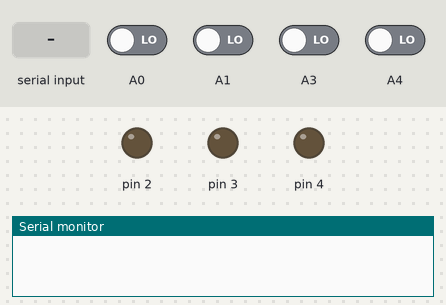
Recording of a sketch running on a simulated Arduino Uno, built with avr-gcc and run on an emulated ATmega328P. Shown: output pins drawn as LEDs (lit = HIGH), the last lines printed to the serial monitor. The inputs (shaded band) are chosen by the test bench; at power-on: A0, A1, A3, A4 LOW.

Above: at 1.2 s.
1.3 s: "Picked_Up\n" received over Serial
At 2.3 s:
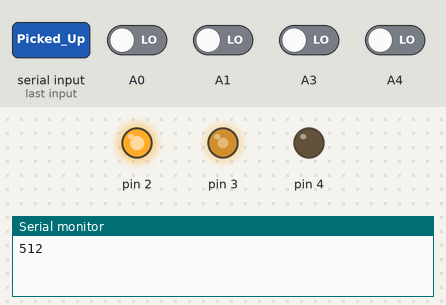
2.8 s: A4 driven HIGH
At 4.0 s:
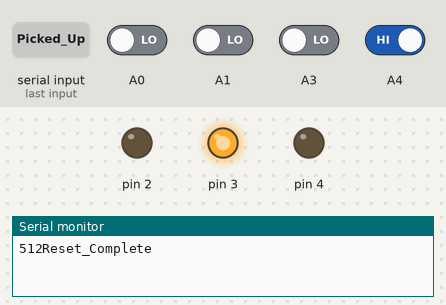
4.3 s: "Start_To_Tea\n" received over Serial
At 4.6 s:
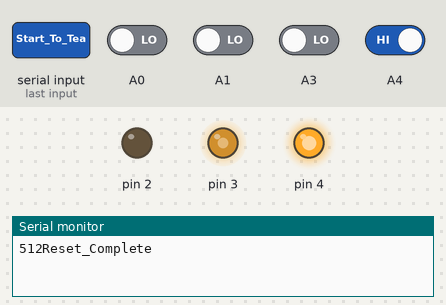
5.8 s: A0 driven HIGH
At 6.5 s:
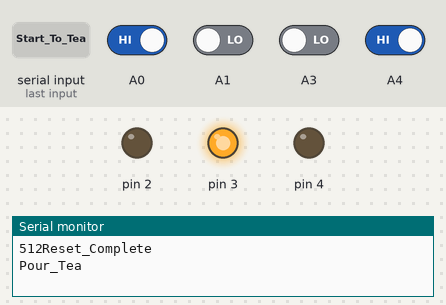
7.3 s: "Tea_To_Flavor\n" received over Serial
At 8.1 s:
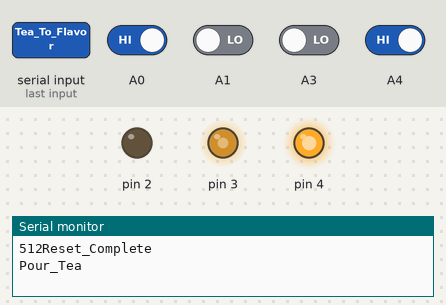
8.8 s: A3 driven HIGH
At 10.0 s:
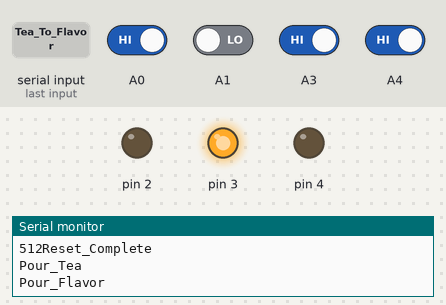
Timing chart, 0 to 11.3 s (numbered marks = the images above; inputs shaded):
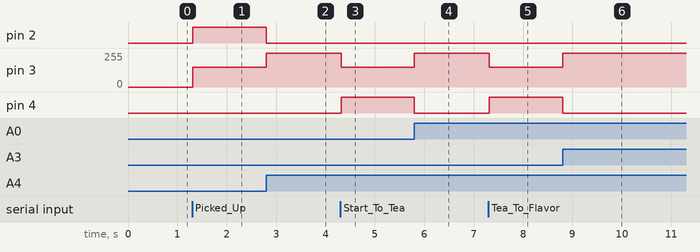

The sketch:

New_Assembly_Line.ino
```cpp
/*
 * Can only be used for input
 * A0 - tea_stop
 * A1 - flavor_stop
 * A2 - boba_stop
 * A3 - end_stop
 * A4 - reset_stop
 * A5 - cup_sensor
 *
 * PORTS 0 and 1 i think can't be used during operation because of
 *  serial communication over the usb
 *
 * Digital Write/Read pins
 * 2 - assembly_line_motor in1
 * 4 - assembly_line_motor in2
 * 7 - cup_holder_filled
 * 8 -
 * 12 -
 * 13 -
 *
 * PWM pins
 * 3 - assembly_line_motor en
 * 5 -
 * 6 -
 * 10 -
 * 11 -
 */

#include "Relay.h"
#include "DC_Motor_Driver.h"
#include "Stepper_Motor_Driver.h"
#include "LimitSwitch.h"

#define MOTOR_SPEED 150

DC_Motor_Driver assembly_line_motor(2,4,3);

LimitSwitch tea_stop(A0);
LimitSwitch flavor_stop(A1);
LimitSwitch boba_stop(A2);
LimitSwitch end_stop(A3);
LimitSwitch reset_stop(A4);

void setup() {
  // put your setup code here, to run once:
  Serial.begin(9600);

  /*
   * add a cup holder start limit switch to beginning
   * add a cup holder end limit switch to end
   */
}

void loop() {
  // put your main code here, to run repeatedly:
  while(Serial.available()) {
    String token = Serial.readStringUntil('\n');
    if (token.equals("Start_To_Tea")) {
      go_to_dest(tea_stop);

      Serial.println("Pour_Tea");

    } else if(token.equals("Tea_To_Flavor")) {
      go_to_dest(flavor_stop);

      Serial.println("Pour_Flavor");

    } else if(token.equals("Flavor_To_Boba")) {
      go_to_dest(boba_stop);

      Serial.println("Pour_Boba");

    } else if(token.equals("Boba_To_End")) {
      go_to_dest(end_stop);

      Serial.println("Mdon't say picked_up");

    } else if(token.equals("Picked_Up")) {
      //do NOT use go_to_dest function here it needs to go backwards
      assembly_line_motor.drive_counter_clockwise(MOTOR_SPEED);
      Serial.print(analogRead(A4));
      while(reset_stop.is_pressed() == false) {

      //while(true) {
      }
      assembly_line_motor.brake_motor();

      Serial.println("Reset_Complete");
    }
  }
}

void go_to_dest(LimitSwitch stop_switch) {
  assembly_line_motor.drive_clockwise(MOTOR_SPEED);
  while(stop_switch.is_pressed() == false && end_stop.is_pressed() == false) {
  }

  assembly_line_motor.brake_motor();
}
```

LimitSwitch.cpp
```cpp
#include "Arduino.h"
#include "LimitSwitch.h"

LimitSwitch::LimitSwitch(int port_pin) {
  pinMode(port_pin, INPUT);

  pin_port = port_pin;
}

bool LimitSwitch::is_pressed() {
  return digitalRead(pin_port);
}
```

LimitSwitch.h
```cpp
#ifndef LimitSwitch_h
#define LimitSwitch_h

#include "Arduino.h"

class LimitSwitch{
  private:
    int pin_port;
  public:
    LimitSwitch(int port_pin);
    bool is_pressed();
};

#endif
```

Relay.cpp
```cpp
#include "Relay.h"
#include "Arduino.h"

Relay::Relay(int signal_pin, bool normally_open) {
  pinMode(signal_pin, OUTPUT);

  norm_open = normally_open;
  pin_signal = signal_pin;

  //set to off
  if(norm_open) {
    digitalWrite(pin_signal, LOW);
  } else {
    digitalWrite(pin_signal, HIGH);
  }
}

void Relay::on() {
  if(norm_open) {
    digitalWrite(pin_signal, HIGH);
  } else {
    digitalWrite(pin_signal, LOW);
  }
}

void Relay::off() {
  if(norm_open) {
    digitalWrite(pin_signal, LOW);
  } else {
    digitalWrite(pin_signal, HIGH);
  }
}
```

Relay.h
```cpp
#ifndef Relay_h
#define Relay_h

#include "Arduino.h"

class Relay {
  private:
    int pin_signal;
    bool norm_open;
  public:
    Relay(int signal_pin, bool normally_open);
    void on();
    void off();
};

#endif
```

DC_Motor_Driver.cpp
```cpp
//Enable pin has to be pwm!!!

#include "Arduino.h"
#include "DC_Motor_Driver.h"

DC_Motor_Driver::DC_Motor_Driver(int in1_pin, int in2_pin, int enable_pin){
  pinMode(enable_pin, OUTPUT);
  pinMode(in1_pin, OUTPUT);
  pinMode(in2_pin, OUTPUT);

  pin_enable = enable_pin;
  pin_in1 = in1_pin;
  pin_in2 = in2_pin;

  //set motor to off
  analogWrite(pin_enable, 0);
}

void DC_Motor_Driver::drive_counter_clockwise(int motor_speed){
  //motor_speed needs to be 0-255
  digitalWrite(pin_in1, HIGH);
  digitalWrite(pin_in2, LOW);

  analogWrite(pin_enable, motor_speed);
}

void DC_Motor_Driver::drive_clockwise(int motor_speed) {
  //motor_speed needs to be 0-255
  digitalWrite(pin_in1, LOW);
  digitalWrite(pin_in2, HIGH);

  analogWrite(pin_enable, motor_speed);
}

void DC_Motor_Driver::brake_motor() {
  digitalWrite(pin_in1, LOW);
  digitalWrite(pin_in2, LOW);

  digitalWrite(pin_enable, HIGH);
}

void DC_Motor_Driver::stop_motor() {
  digitalWrite(pin_enable, LOW);
}
```

DC_Motor_Driver.h
```cpp
//https://howtomechatronics.com/tutorials/arduino/arduino-dc-motor-control-tutorial-l298n-pwm-h-bridge/

#ifndef DC_Motor_Driver_h
#define DC_Motor_Driver_h

#include "Arduino.h"

class DC_Motor_Driver {
  private:
    int pin_in1, pin_in2, pin_enable;

  public:
    DC_Motor_Driver(int in1_pin, int in2_pin, int enable_pin);
    void drive_clockwise(int motor_speed);
    void drive_counter_clockwise(int motor_speed);
    void stop_motor();
    void brake_motor();
};

#endif
```

Stepper_Motor_Driver.cpp
```cpp
//stepper motor driver class
//no microstepping currently supported

#include "Arduino.h"
#include "Stepper_Motor_Driver.h"

Stepper_Motor_Driver::Stepper_Motor_Driver(int step_pin, int dir_pin, int enable_pin){
    //hook up MS1, MS2, GND to ground
    pinMode(step_pin, OUTPUT);
    pinMode(dir_pin, OUTPUT);
    pinMode(enable_pin, OUTPUT);
    digitalWrite(enable_pin, HIGH);

    pin_step = step_pin;
    pin_dir = dir_pin;
    pin_enable = enable_pin;
}

void Stepper_Motor_Driver::step_motor(int num_steps, bool clockwise){
  digitalWrite(pin_dir, clockwise); //Pull direction pin low to move "forward"
  for(int x= 1; x<num_steps; x++)  //Loop the forward stepping enough times for motion to be visible
  {
    digitalWrite(pin_step,HIGH); //Trigger one step forward
    delay(1);
    digitalWrite(pin_step,LOW); //Pull step pin low so it can be triggered again
    delay(1);
  }
}

void Stepper_Motor_Driver::step_clockwise(int num_steps){
  step_motor(num_steps, true);
}

void Stepper_Motor_Driver::step_counter_clockwise(int num_steps){
  step_motor(num_steps, false);
}
```

Stepper_Motor_Driver.h
```cpp
//stepper motor driver class
//no microstepping currently supported

#ifndef Stepper_Motor_Driver_h
#define Stepper_Motor_Driver_h

#include "Arduino.h"

class Stepper_Motor_Driver {
  private:
    int pin_step, pin_dir, pin_enable;
    void step_motor(int num_steps, bool clockwise);

  public:
    Stepper_Motor_Driver(int step_pin, int dir_pin, int enable_pin);
    void step_clockwise(int num_steps);
    void step_counter_clockwise(int num_steps);
};

#endif
```

Measured:
- after the input at 1.3 s, pin 2: LOW → HIGH at once; pin 3: 0/255 → 150/255 at once
- after the input at 2.8 s, pin 2: HIGH → LOW at once; pin 3: 150/255 → 255/255 at once
- after the input at 4.3 s, pin 3: 255/255 → 150/255 at once; pin 4: LOW → HIGH at once
- after the input at 5.8 s, pin 3: 150/255 → 255/255 at once; pin 4: HIGH → LOW at once
- after the input at 7.3 s, pin 3: 255/255 → 150/255 at once; pin 4: LOW → HIGH at once
- after the input at 8.8 s, pin 3: 150/255 → 255/255 at once; pin 4: HIGH → LOW at once
